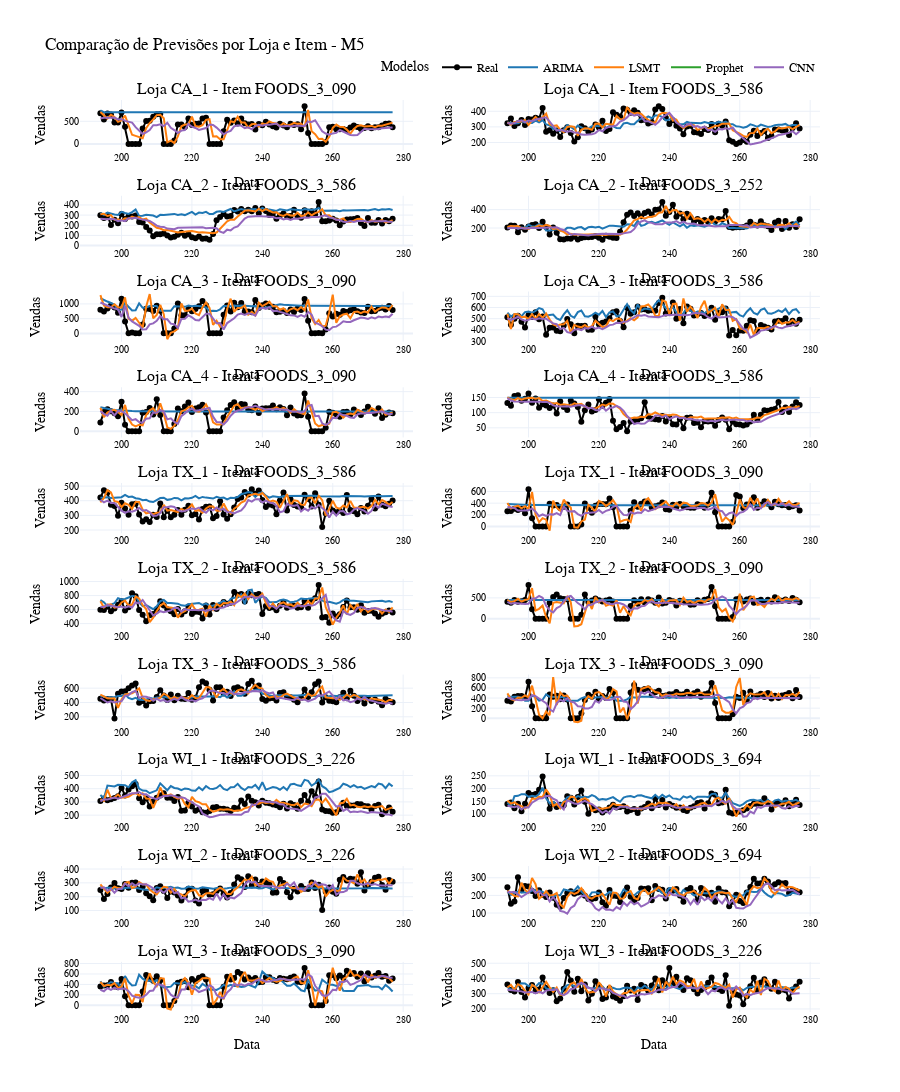

Write notebook code for a chart like this one.
### Code cell
from plotly.subplots import make_subplots

# Obter a lista de lojas únicas
lojas = arima_df_m5['Loja'].unique()

# Criar a figura com subplots
fig = make_subplots(rows=len(lojas), cols=2, shared_xaxes=False, subplot_titles=[f"Loja {loja} - Item {item}" for loja in lojas for item in arima_df_m5[arima_df_m5['Loja'] == loja]['Item'].unique()])

# Adicionar as linhas para cada loja e item
for i, loja in enumerate(lojas):
    itens = arima_df_m5[arima_df_m5['Loja'] == loja]['Item'].unique()
    for j, item in enumerate(itens):
        df_arima = arima_df_m5[(arima_df_m5['Loja'] == loja) & (arima_df_m5['Item'] == item)]
        df_cnn = cnn_df_m5[(cnn_df_m5['Loja'] == loja) & (cnn_df_m5['Item'] == item)]
        df_lsmt = lsmt_df_m5[(lsmt_df_m5['Loja'] == loja) & (lsmt_df_m5['Item'] == item)]
        df_prophet = prophet_df_m5[(prophet_df_m5['Loja'] == loja) & (prophet_df_m5['Item'] == item)]

        row = i + 1
        col = (j % 2) + 1

        fig.add_trace(go.Scatter(x=df_arima['Data'], y=df_arima['Real'], mode='lines+markers', name='Real', line=dict(color='black'), showlegend=(i == 0 and j == 0)), row=row, col=col)
        fig.add_trace(go.Scatter(x=df_arima['Data'], y=df_arima['Previsto'], mode='lines', name='ARIMA', line=dict(color='#1f77b4'), showlegend=(i == 0 and j == 0)), row=row, col=col)
        fig.add_trace(go.Scatter(x=df_lsmt['Data'], y=df_lsmt['Previsto'], mode='lines', name='LSMT', line=dict(color='#ff7f0e'), showlegend=(i == 0 and j == 0)), row=row, col=col)
        fig.add_trace(go.Scatter(x=df_prophet['Data'], y=df_prophet['Previsto'], mode='lines', name='Prophet', line=dict(color='#2ca02c'), showlegend=(i == 0 and j == 0)), row=row, col=col)
        fig.add_trace(go.Scatter(x=df_cnn['Data'], y=df_cnn['Previsto'], mode='lines', name='CNN', line=dict(color='#9467bd'), showlegend=(i == 0 and j == 0)), row=row, col=col)

        fig.update_xaxes(title_text='Data', row=row, col=col)
        fig.update_yaxes(title_text='Vendas', row=row, col=col)

# Configurações do layout
fig.update_layout(
    height=2000,
    title_text="Comparação de Previsões por Loja e Item - M5",
    template='plotly_white',
    font=dict(
        family="Arial, sans-serif",
        size=12,
        color="black"
    ),
    legend=dict(
        title="Modelos",
        orientation="h",
        yanchor="bottom",
        y=1.02,
        xanchor="right",
        x=1
    ),
    legend_tracegroupgap=0
)

# Atualiza a visibilidade das linhas para que a legenda interaja com todos os gráficos
for trace in fig['data']:
    trace['legendgroup'] = trace['name']
    trace['showlegend'] = False

# Mostra apenas uma linha do grupo na legenda
fig['data'][0]['showlegend'] = True
fig['data'][1]['showlegend'] = True
fig['data'][2]['showlegend'] = True
fig['data'][3]['showlegend'] = True
fig['data'][4]['showlegend'] = True

# Diminui o tamanho das fontes dos eixos
fig.update_xaxes(tickfont=dict(size=10))
fig.update_yaxes(tickfont=dict(size=10))

fig.show()
